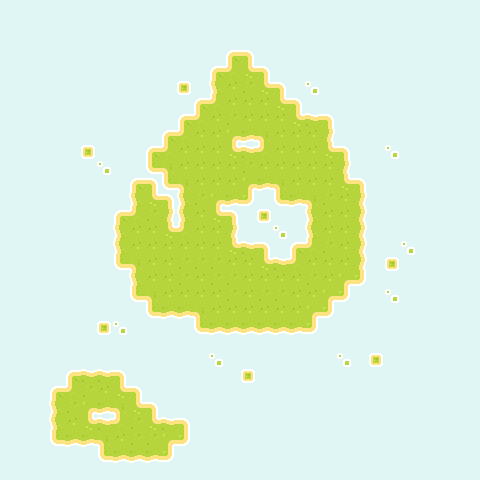

Tiled map render using the project's own tile images. Description and the whole map definition, tile-layer contents included, below:
An orthogonal 30x30 tile map with 16x16 px tiles, 1 tile layer (Tile Layer 1) and 25 objects (15x grass, 8x tree, spawn, enemy).

<map version="1.5" tiledversion="1.7.2" orientation="orthogonal" renderorder="right-down" width="30" height="30" tilewidth="16" tileheight="16" infinite="0" nextlayerid="4" nextobjectid="30">
 <editorsettings>
  <export target="map.json" format="json" />
 </editorsettings>
 <tileset firstgid="1" name="tiles" tilewidth="16" tileheight="16" spacing="4" margin="2" tilecount="144" columns="12">
  <image source="tiles.png" width="256" height="256" />
  <tile id="1" type="out top left" />
  <wangsets>
   <wangset name="grass" type="corner" tile="-1">
    <wangcolor name="land" color="#ff0000" tile="-1" probability="1" />
    <wangcolor name="water" color="#00ff00" tile="-1" probability="1" />
    <wangtile tileid="1" wangid="0,2,0,1,0,2,0,2" />
    <wangtile tileid="2" wangid="0,2,0,1,0,1,0,2" />
    <wangtile tileid="3" wangid="0,2,0,2,0,1,0,2" />
    <wangtile tileid="4" wangid="0,1,0,2,0,1,0,1" />
    <wangtile tileid="5" wangid="0,1,0,1,0,2,0,1" />
    <wangtile tileid="6" wangid="0,2,0,2,0,2,0,2" />
    <wangtile tileid="13" wangid="0,1,0,1,0,2,0,2" />
    <wangtile tileid="14" wangid="0,1,0,1,0,1,0,1" />
    <wangtile tileid="15" wangid="0,2,0,2,0,1,0,1" />
    <wangtile tileid="16" wangid="0,2,0,1,0,1,0,1" />
    <wangtile tileid="17" wangid="0,1,0,1,0,1,0,2" />
    <wangtile tileid="25" wangid="0,1,0,2,0,2,0,2" />
    <wangtile tileid="26" wangid="0,1,0,2,0,2,0,1" />
    <wangtile tileid="27" wangid="0,2,0,2,0,2,0,1" />
    <wangtile tileid="74" wangid="0,1,0,1,0,1,0,1" />
   </wangset>
   <wangset name="edge" type="edge" tile="-1">
    <wangcolor name="" color="#ff0000" tile="-1" probability="1" />
    <wangtile tileid="37" wangid="0,0,1,0,1,0,0,0" />
    <wangtile tileid="38" wangid="0,0,1,0,0,0,1,0" />
    <wangtile tileid="39" wangid="0,0,0,0,1,0,1,0" />
    <wangtile tileid="40" wangid="1,0,1,0,1,0,0,0" />
    <wangtile tileid="41" wangid="1,0,0,0,1,0,1,0" />
    <wangtile tileid="49" wangid="1,0,0,0,1,0,0,0" />
    <wangtile tileid="50" wangid="1,0,1,0,1,0,1,0" />
    <wangtile tileid="51" wangid="1,0,0,0,1,0,0,0" />
    <wangtile tileid="52" wangid="0,0,1,0,1,0,1,0" />
    <wangtile tileid="53" wangid="1,0,1,0,0,0,1,0" />
    <wangtile tileid="61" wangid="1,0,1,0,0,0,0,0" />
    <wangtile tileid="62" wangid="0,0,1,0,0,0,1,0" />
    <wangtile tileid="63" wangid="1,0,0,0,0,0,1,0" />
    <wangtile tileid="64" wangid="0,0,0,0,1,0,0,0" />
    <wangtile tileid="65" wangid="0,0,1,0,0,0,0,0" />
    <wangtile tileid="76" wangid="1,0,0,0,0,0,0,0" />
    <wangtile tileid="77" wangid="0,0,0,0,0,0,1,0" />
   </wangset>
  </wangsets>
 </tileset>
 <layer id="1" name="Tile Layer 1" width="30" height="30">
  <data encoding="csv">
7,7,7,7,7,7,7,7,7,7,7,7,7,7,7,7,7,7,7,7,7,7,7,7,7,7,7,7,7,7,
7,7,7,7,7,7,7,7,7,7,7,7,7,7,7,7,7,7,7,7,7,7,7,7,7,7,7,7,7,7,
7,7,7,7,7,7,7,7,7,7,7,7,7,7,7,7,7,7,7,7,7,7,7,7,7,7,7,7,7,7,
7,7,7,7,7,7,7,7,7,7,7,7,7,7,2,4,7,7,7,7,7,7,7,7,7,7,7,7,7,7,
7,7,7,7,7,7,7,7,7,7,7,7,7,2,18,17,4,7,7,7,7,7,7,7,7,7,7,7,7,7,
7,7,7,7,7,7,7,7,7,7,7,29,7,14,15,75,17,4,7,30,7,7,7,7,7,7,7,7,7,7,
7,7,7,7,7,7,7,7,7,7,7,7,2,18,15,15,15,17,4,7,7,7,7,7,7,7,7,7,7,7,
7,7,7,7,7,7,7,7,7,7,7,2,18,15,75,15,15,15,17,3,4,7,7,7,7,7,7,7,7,7,
7,7,7,7,7,7,7,7,7,7,2,18,15,15,5,27,6,15,15,15,16,7,7,7,7,7,7,7,7,7,
7,7,7,7,7,29,7,7,7,2,18,15,15,15,17,3,18,15,15,15,17,4,7,7,30,7,7,7,7,7,
7,7,7,7,7,7,30,7,7,26,6,15,15,15,15,75,15,15,15,15,15,16,7,7,7,7,7,7,7,7,
7,7,7,7,7,7,7,7,2,4,26,6,15,15,15,5,27,6,15,15,15,17,4,7,7,7,7,7,7,7,
7,7,7,7,7,7,7,7,14,17,4,14,75,5,27,28,7,26,27,6,75,15,16,7,7,7,7,7,7,7,
7,7,7,7,7,7,7,2,18,75,16,14,15,17,4,7,29,7,7,14,15,15,16,7,7,7,7,7,7,7,
7,7,7,7,7,7,7,14,15,15,17,18,15,15,16,7,7,30,7,14,15,15,16,7,7,7,7,7,7,7,
7,7,7,7,7,7,7,14,15,15,15,15,15,15,17,3,4,7,2,18,75,15,16,7,7,30,7,7,7,7,
7,7,7,7,7,7,7,26,6,15,15,75,75,75,15,15,17,3,18,15,15,15,16,7,29,7,7,7,7,7,
7,7,7,7,7,7,7,7,14,15,15,75,15,75,75,15,15,15,15,75,15,5,28,7,7,7,7,7,7,7,
7,7,7,7,7,7,7,7,26,6,15,15,15,15,75,15,75,75,15,15,5,28,7,7,30,7,7,7,7,7,
7,7,7,7,7,7,7,7,7,26,27,27,6,15,15,15,15,15,15,5,28,7,7,7,7,7,7,7,7,7,
7,7,7,7,7,7,29,30,7,7,7,7,26,27,27,27,27,27,27,28,7,7,7,7,7,7,7,7,7,7,
7,7,7,7,7,7,7,7,7,7,7,7,7,7,7,7,7,7,7,7,7,7,7,7,7,7,7,7,7,7,
7,7,7,7,7,7,7,7,7,7,7,7,7,30,7,7,7,7,7,7,7,30,7,29,7,7,7,7,7,7,
7,7,7,7,2,3,3,4,7,7,7,7,7,7,7,29,7,7,7,7,7,7,7,7,7,7,7,7,7,7,
7,7,7,2,18,75,15,17,4,7,7,7,7,7,7,7,7,7,7,7,7,7,7,7,7,7,7,7,7,7,
7,7,7,14,75,5,27,6,17,4,7,7,7,7,7,7,7,7,7,7,7,7,7,7,7,7,7,7,7,7,
7,7,7,14,15,17,3,18,75,17,3,4,7,7,7,7,7,7,7,7,7,7,7,7,7,7,7,7,7,7,
7,7,7,26,27,27,6,15,75,75,5,28,7,7,7,7,7,7,7,7,7,7,7,7,7,7,7,7,7,7,
7,7,7,7,7,7,26,27,27,27,28,7,7,7,7,7,7,7,7,7,7,7,7,7,7,7,7,7,7,7,
7,7,7,7,7,7,7,7,7,7,7,7,7,7,7,7,7,7,7,7,7,7,7,7,7,7,7,7,7,7
</data>
 </layer>
 <objectgroup id="2" name="Object Layer 1">
  <object id="1" name="spawn" type="spawn" x="254.667" y="272.833">
   <point />
  </object>
  <object id="6" name="grass" type="grass" x="265" y="169.333">
   <point />
  </object>
  <object id="9" name="tree" type="tree" x="159" y="255.667">
   <point />
  </object>
  <object id="10" name="tree" type="tree" x="182.667" y="248.667">
   <point />
  </object>
  <object id="14" name="tree" type="tree" x="327.667" y="224">
   <point />
  </object>
  <object id="15" name="tree" type="tree" x="343" y="238">
   <point />
  </object>
  <object id="16" name="tree" type="tree" x="328.334" y="258.667">
   <point />
  </object>
  <object id="11" name="tree" type="tree" x="170" y="275">
   <point />
  </object>
  <object id="12" name="tree" type="tree" x="201.334" y="262.333">
   <point />
  </object>
  <object id="13" name="tree" type="tree" x="191.667" y="288.667">
   <point />
  </object>
  <object id="7" name="grass" type="grass" x="288" y="160">
   <point />
  </object>
  <object id="8" name="grass" type="grass" x="319.333" y="176">
   <point />
  </object>
  <object id="17" name="grass" type="grass" x="310.666" y="285.667">
   <point />
  </object>
  <object id="19" name="grass" type="grass" x="220" y="282.667">
   <point />
  </object>
  <object id="20" name="grass" type="grass" x="221" y="309.333">
   <point />
  </object>
  <object id="25" name="grass" type="grass" x="276" y="307.833">
   <point />
  </object>
  <object id="26" name="grass" type="grass" x="225" y="176.333">
   <point />
  </object>
  <object id="29" name="enemy" type="enemy" x="199.5" y="165.833">
   <point />
  </object>
  <object id="27" name="grass" type="grass" x="243" y="116.833">
   <point />
  </object>
  <object id="28" name="grass" type="grass" x="196.5" y="149.333">
   <point />
  </object>
  <object id="23" name="grass" type="grass" x="140.5" y="437.333">
   <point />
  </object>
  <object id="24" name="grass" type="grass" x="94.4997" y="394.333">
   <point />
  </object>
  <object id="21" name="grass" type="grass" x="153" y="220">
   <point />
  </object>
  <object id="22" name="grass" type="grass" x="134" y="247.333">
   <point />
  </object>
  <object id="18" name="grass" type="grass" x="334.666" y="279.667">
   <point />
  </object>
 </objectgroup>
</map>
